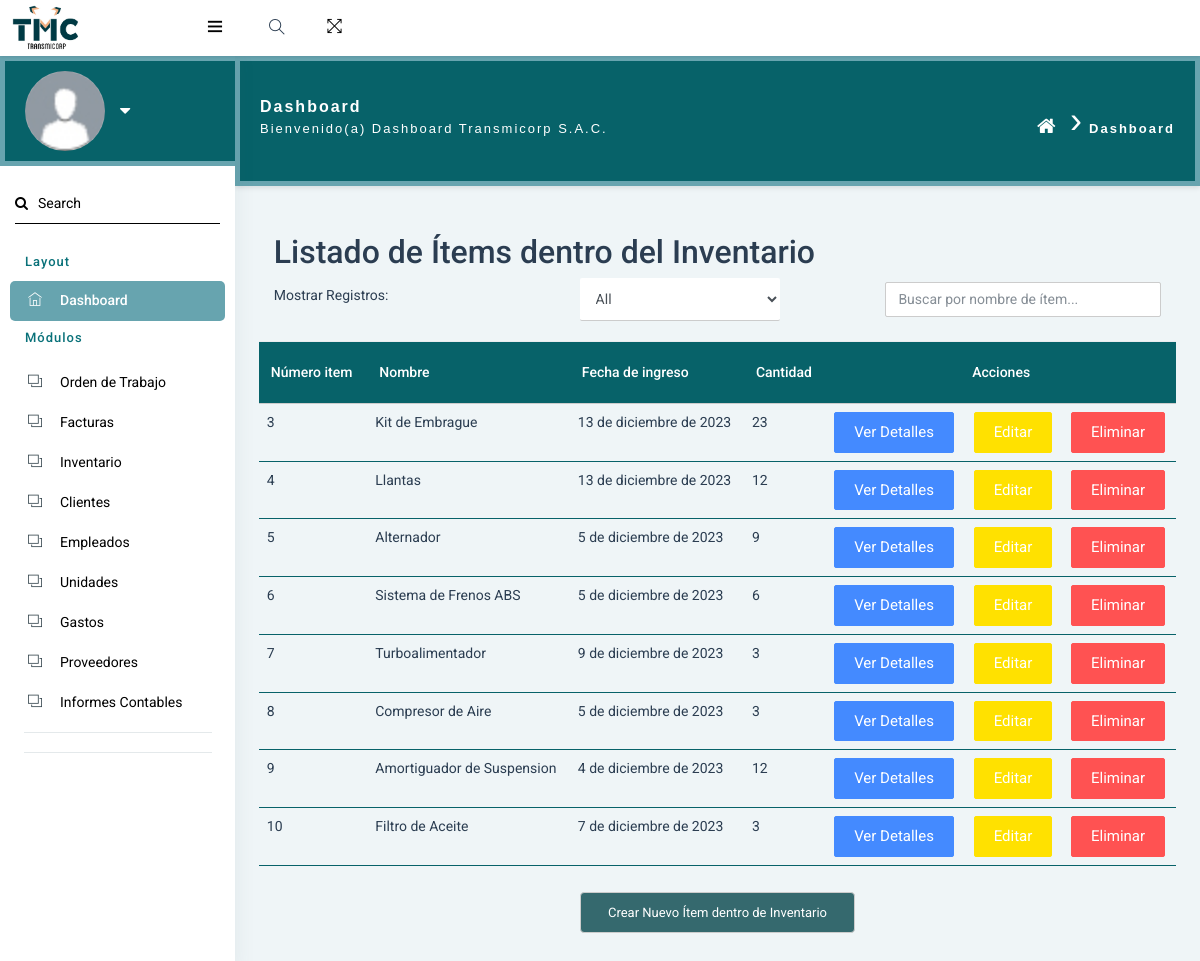
Page /inventario/lista/ on the committed database.
### inventario/models.py (models this page shows, shortened)
class inventario(models.Model):
    Id_Inventario = models.AutoField(primary_key=True)
    NombreItem = models.CharField(max_length=100)
    FechaIngreso = models.DateField()
    Cantidad = models.IntegerField()
    NumeroRegistro = models.IntegerField()
    Descripcion = models.CharField(max_length=100)
    TiempoVida = models.IntegerField()
    Ambiente = models.FileField(upload_to='archivos/')
    Estado = models.BooleanField()

### inventario/views.py (the view)
# urls.py: path('lista/', views.lista_inventario, name='lista_inventario'),
def lista_inventario(request):
    inventarios = inventario.objects.all()
    return render(request, 'lista_inventario.html', {'inventario': inventarios})

### templates/lista_inventario.html (shortened to what this page needs)
{% extends "index.html" %}
{% load static %}
{% block content %}
  <div class="container">
    <h2>Listado de Ítems dentro del Inventario</h2>
    <div class="row">
      <div class="col">
        <label for="show-entries">Mostrar Registros:</label>
      </div>
        <div class="col">
        <select id="show-entries" onchange="mostrarEntradas(this.value)" class="form-control">
          <option value="all">All</option>
        </select>
      </div>
      <div class="col">
        <input type="text" id="busqueda" placeholder="Buscar por nombre de ítem..." onkeyup="buscar()" class="form-control">
      </div>
    </div>
  </div>
  <table class="table" id="tabla-inventario">
    <thead>
      <tr>
        <th>Número item</th>
        <th>Nombre</th>
        <th>Fecha de ingreso</th>
        <th>Cantidad</th>
        <th colspan="3" style="text-align: center;">Acciones</th>
      </tr>
    </thead>
    <tbody>
      {% for inventarios in inventario %}
      <tr>
        <td>{{ inventarios.Id_Inventario }}</td>
        <td>{{ inventarios.NombreItem }}</td>
        <td>{{ inventarios.FechaIngreso }}</td>
        <td>{{ inventarios.Cantidad }}</td>
        <td>
          <a class="btn btn-primary" href="{% url 'ver_inventario' inventarios.pk %}">Ver detalles</a>
        </td>
        <td>
          <a class="btn btn-warning" href="{% url 'editar_inventario' inventarios.pk %}">Editar</a>
        </td>
        <td>
          <a class="btn btn-danger" href="{% url 'eliminar_inventario' inventarios.pk %}">Eliminar</a>
        </td>
      </tr>
      {% endfor %}
    </tbody>
  </table>
  <a class="btn-crear" href="{% url 'crear_inventario' %}">Crear Nuevo Ítem dentro de Inventario</a>
<link rel="stylesheet" type="text/css" href="{% static 'css/green_lista.css' %}">
{% endblock %}

### frontend/build/static/css/green_lista.css (style rules this page uses)
.table { width: 100%; border-collapse: collapse; margin-top: 20px; }
.table th { color: #fff; }
.table td { padding: 8px; border-bottom: 1px solid rgb(17, 90, 110); border-color: #076269; }
.table th { background-color: #076269; }
a.btn-ver, a.btn-editar, a.btn-eliminar, a.btn-crear { display: inline-block; width: 100px; padding: 6px 6px; margin-right: 5px; border: 1px solid #ccc; background-color: #f2f2f2; color: #333; text-decoration: none; border-radius: 4px; text-align: center !important; }
a.btn-crear { display: block; margin: 0 auto; padding: 10px 20px; margin-top: 10px; background-color: #35696e !important; color: #fff; text-decoration: none; border-radius: 4px; width: 30% ; }
.container { text-align: left; margin-right: 0; }
.row { display: flex; align-items: center; }
#show-entries { width: 200px; margin-right: 10px; }
#busqueda { flex: 2; max-width: 300px; margin-right: 10px; }

### rows in the picture
inventario: Id_Inventario "3", NombreItem "Kit de Embrague", FechaIngreso "13 de diciembre de 2023", Cantidad "23"
inventario: Id_Inventario "4", NombreItem "Llantas", FechaIngreso "13 de diciembre de 2023", Cantidad "12"
inventario: Id_Inventario "5", NombreItem "Alternador", FechaIngreso "5 de diciembre de 2023", Cantidad "9"
inventario: Id_Inventario "6", NombreItem "Sistema de Frenos ABS", FechaIngreso "5 de diciembre de 2023", Cantidad "6"
inventario: Id_Inventario "7", NombreItem "Turboalimentador", FechaIngreso "9 de diciembre de 2023", Cantidad "3"
inventario: Id_Inventario "8", NombreItem "Compresor de Aire", FechaIngreso "5 de diciembre de 2023", Cantidad "3"
inventario: Id_Inventario "9", NombreItem "Amortiguador de Suspension", FechaIngreso "4 de diciembre de 2023", Cantidad "12"
inventario: Id_Inventario "10", NombreItem "Filtro de Aceite", FechaIngreso "7 de diciembre de 2023", Cantidad "3"
